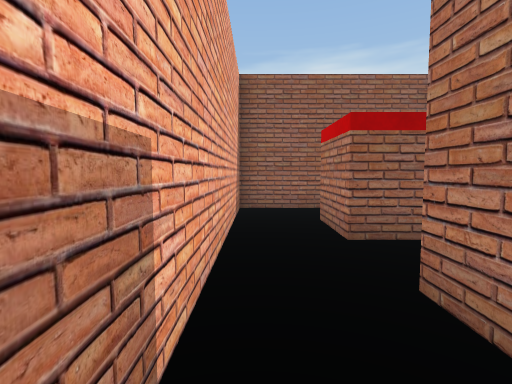
view 1 (above)

13 first-person views from a walk through a scene from a Unity 3-D project. The camera is 0.55 m above the floor, tilts 4° down and sees 85° across. The floor is counted in squares, 0.5 m on a side. Each view is taken from the middle of a square. On the plan, view 1 faces up. The plan holds only what a view shows up to about 12 squares ahead; the rest is blank.

view 2
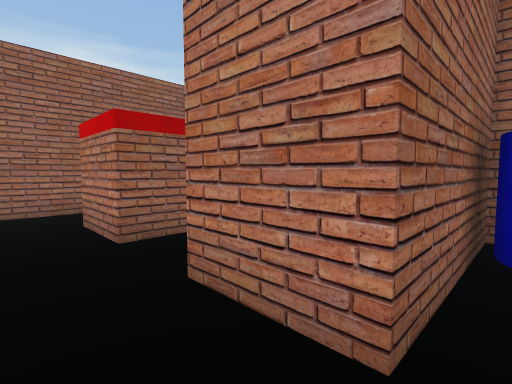

view 3
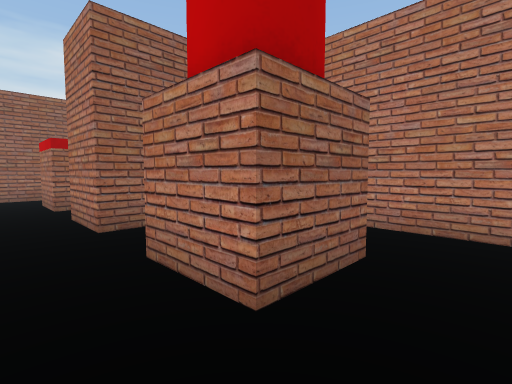

view 4
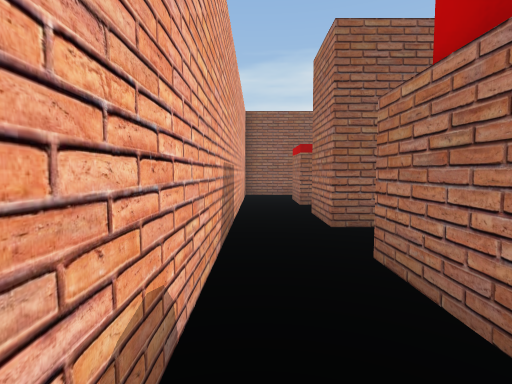

view 5
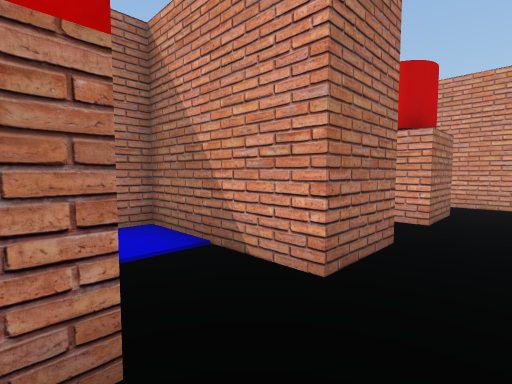

view 6
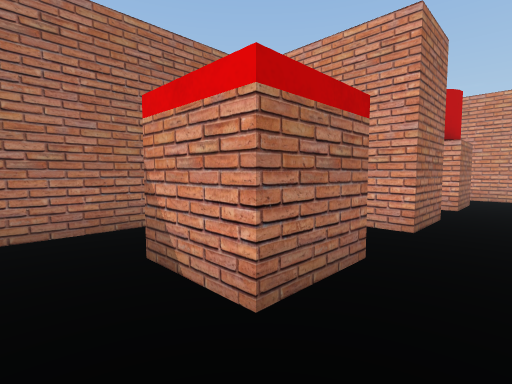

view 7
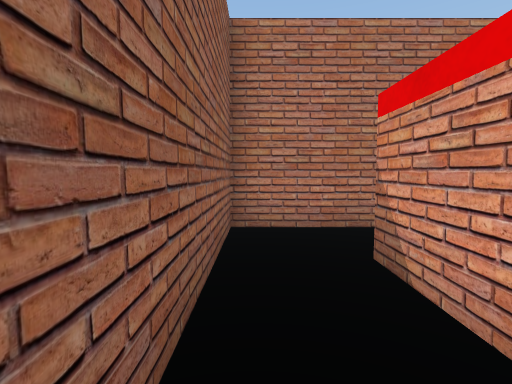

view 8
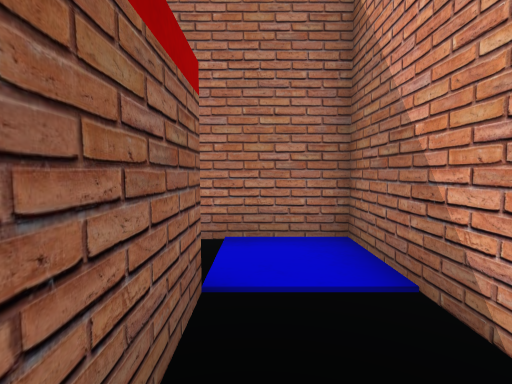

view 9
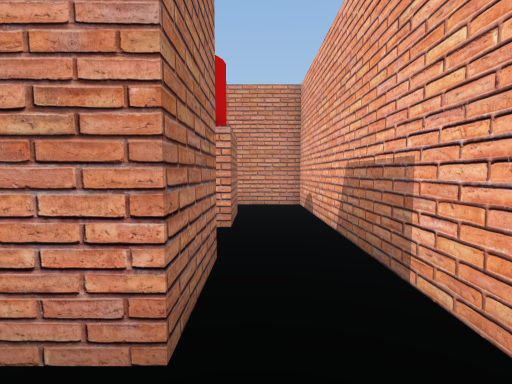

view 10
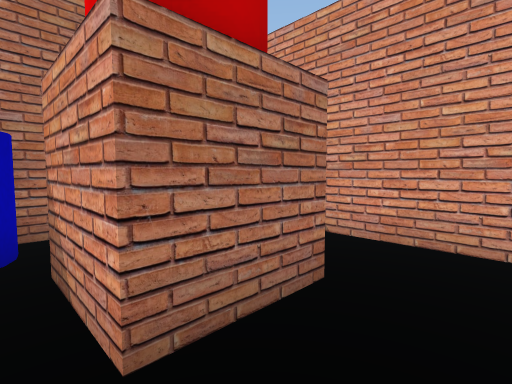

view 11
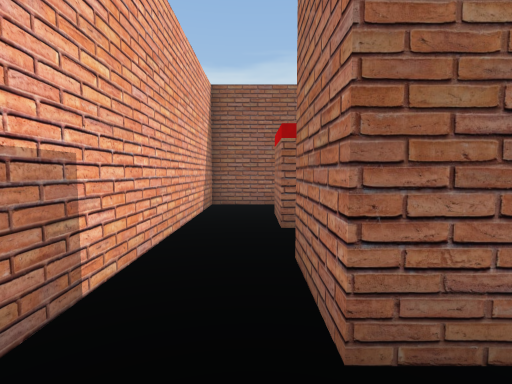

view 12
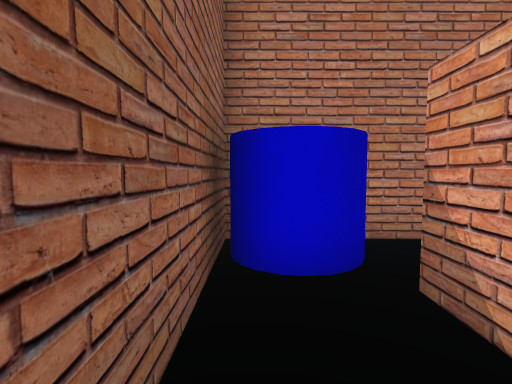

view 13
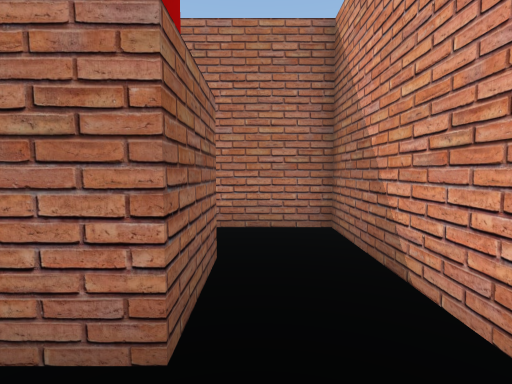

### Floor plan
Ten units are one square. View 1 is at (0, 0); x grows to the right and y downward. Boxes are objects, and circles mark ways between rooms. Rooms are numbered by the first view taken in them; rooms with no view inside come last. Other rooms are left out.
<svg viewBox="-10 -90 70 150">
<path fill="none" stroke="#000" d="M55 -5 15 -5 15 -25M-5 -25 -5 55 55 55 55 14M35 -45 15 -45 15 -65 35 -65M15 -25 55 -25 55 -85 -5 -85 -5 -25"/>
<rect x="15" y="15" width="20" height="20" fill="#bbb"><title>other object</title></rect>
<rect x="35" y="-5" width="20" height="20" fill="#bbb"><title>other object</title></rect>
<circle cx="5" cy="-15" r="3" fill="#2a7"/>
<text x="20" y="20">1</text>
<text x="20" y="-70">2</text>
</svg>
Room 1 opens to room 2.

Where each view was taken, in squares from view 1:
view 1: 0 up, 0 right, facing up
view 2: 0 up, 0 right, facing up-right
view 3: 5 down, 0 right, facing up-right
view 4: 5 down, 0 right, facing up
view 5: 5 up, 0 right, facing down-right
view 6: 8 up, 0 right, facing down-right
view 7: 8 up, 0 right, facing right
view 8: 4 up, 1 right, facing right
view 9: 4 up, 1 right, facing down
view 10: 1 down, 0 right, facing down-right
view 11: 1 down, 1 right, facing up
view 12: 0 up, 1 right, facing right
view 13: 4 down, 0 right, facing right
